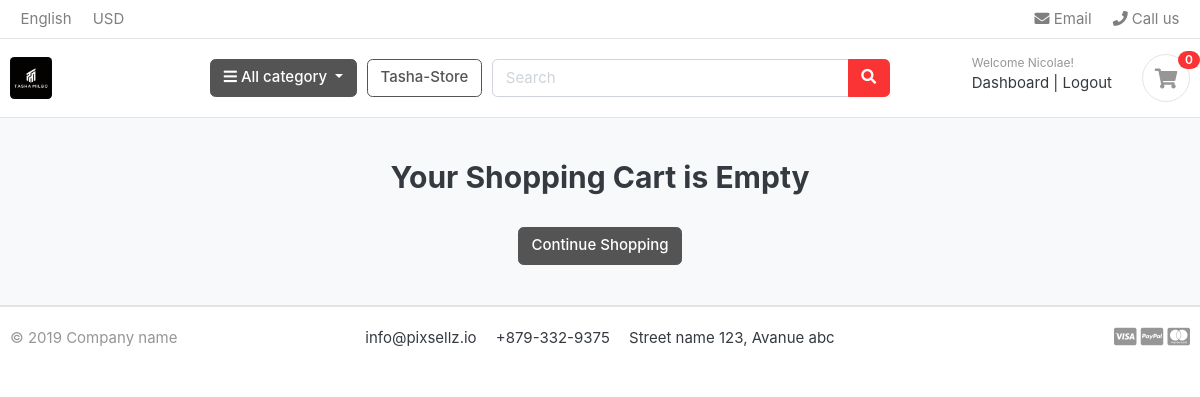
/cart/ (signed in), run on an earlier commit of the app's database.
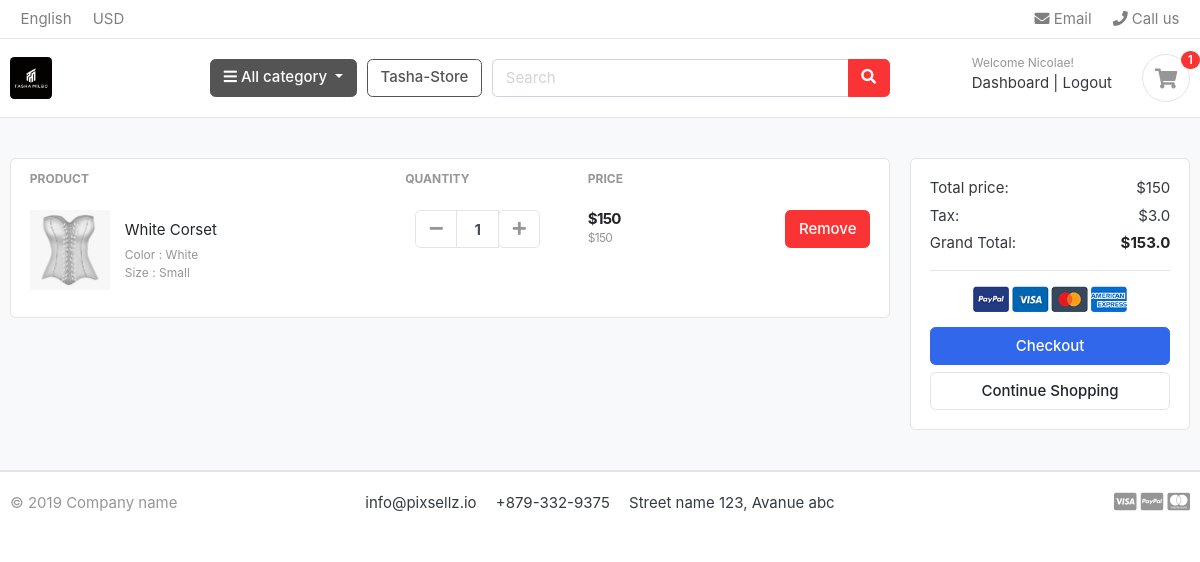
And on a later commit of the database.
### accounts/models.py (models this page shows, shortened)
class Account(AbstractBaseUser):
    first_name   = models.CharField(max_length=50)
    last_name    = models.CharField(max_length=50)
    username     = models.CharField(max_length=50, unique=True)
    email        = models.EmailField(max_length=100, unique=True)
    phone_number = models.CharField(max_length=50)
    date_joined  = models.DateTimeField(auto_now_add=True)
    last_login   = models.DateTimeField(auto_now_add=True)
    is_admin     = models.BooleanField(default=False)
    is_staff     = models.BooleanField(default=False)
    is_active     = models.BooleanField(default=False)
    is_superadmin     = models.BooleanField(default=False)
    USERNAME_FIELD = 'email'
    REQUIRED_FIELDS = ['username', 'first_name', 'last_name']
    objects = MyAccountManager()

### carts/models.py (models this page shows, shortened)
class CartItem(models.Model):
    user = models.ForeignKey(Account, on_delete=models.CASCADE, null=True)
    product = models.ForeignKey(Product, on_delete=models.CASCADE)
    variations = models.ManyToManyField(Variation, blank=True)
    cart = models.ForeignKey(Cart, on_delete=models.CASCADE, null=True)
    quantity = models.IntegerField()
    is_active = models.BooleanField(default=True)
    def sub_total(self):
        return self.product.price * self.quantity

### store/models.py (models this page shows, shortened)
class Product(models.Model):
    product_name = models.CharField(max_length=200, unique=True)
    slug         = models.SlugField(max_length=200, unique=True)
    description  = models.TextField(max_length=500, blank=True)
    price        = models.IntegerField()
    images       = models.ImageField(upload_to='photos/products')
    stock        = models.IntegerField()
    is_available = models.BooleanField(default=True)
    category     = models.ForeignKey(Category, on_delete=models.CASCADE)
    created_date  = models.DateTimeField(auto_now_add=True)
    modified_date= models.DateTimeField(auto_now=True)
    def get_url(self):
        return reverse('product_detail', args=[self.category.slug, self.slug])

class Variation(models.Model):
    product = models.ForeignKey(Product, on_delete=models.CASCADE)
    variation_category = models.CharField(max_length=100, choices=variation_category_choice)
    variation_value = models.CharField(max_length=100)
    is_active = models.BooleanField(default=True)
    create_date = models.DateTimeField(auto_now=True)
    objects = VariationManager()

### carts/views.py (the view)
# urls.py: path('', views.cart, name='cart'),
def cart(request, total=0, quantity=0, cart_items=None):
    try:
        tax = 0
        grand_total = 0
        if request.user.is_authenticated:
            cart_items = CartItem.objects.filter(user=request.user, is_active=True)
        else:
            cart = Cart.objects.get(cart_id=_cart_id(request))
            cart_items = CartItem.objects.filter(cart=cart, is_active=True)
        for cart_item in cart_items:
            total += (cart_item.product.price * cart_item.quantity)
            quantity += cart_item.quantity
        tax = (2 * total)/100
        grand_total = total +tax
    except ObjectDoesNotExist:
        pass
    context = {
      'total': total,
      'quantity': quantity,
      'cart_items': cart_items,
      'tax': tax,
      'grand_total': grand_total,
    }
    return render(request, 'store/cart.html', context)

### carts/context_processors.py (called while the page is built)
def counter(request):
    cart_count = 0
    if 'admin' in request.path:
        return()
    else:
        try:
            cart = Cart.objects.filter(cart_id=_cart_id(request))
            if request.user.is_authenticated:
                cart_items = CartItem.objects.all().filter(user=request.user)
            else:
                cart_items = CartItem.objects.all().filter(cart=cart[:1])
            for cart_item in cart_items:
                cart_count += cart_item.quantity
        except Cart.DoesNotExist:
            cart_count = 0
    return dict(cart_count=cart_count)

### carts/views.py (called while the page is built)
def _cart_id(request):
    cart = request.session.session_key
    if not cart:
        cart = request.session.create()
    return cart

### category/context_processors.py (called while the page is built)
def menu_links(request):
    links = Category.objects.all()
    return dict(links=links)

### category/models.py (called while the page is built)
    def get_url(self):
            return reverse('products_by_category', args=[self.slug])

### templates/store/cart.html (shortened to what this page needs)
{% extends 'base.html' %}
{% load static %}
{% block content %}
<section class="section-content padding-y bg">
<div class="container">
{% if not cart_items %}
<h2 class="text-center">Your Shopping Cart is Empty</h2>
<br>
<div class="text-center">
<a href="{% url 'store' %}" class="btn btn-secondary">Continue Shopping</a>
</div>
{% else %}
<div class="row">
	<aside class="col-lg-9">
<div class="card">
<table class="table table-borderless table-shopping-cart">
<thead class="text-muted">
<tr class="small text-uppercase">
  <th scope="col">Product</th>
  <th scope="col" width="120">Quantity</th>
  <th scope="col" width="120">Price</th>
  <th scope="col" class="text-right" width="200"> </th>
</tr>
</thead>
<tbody>
{% for cart_item in cart_items %}
<tr>
	<td>
		<figure class="itemside align-items-center">
			<div class="aside"><img src="{{ cart_item.product.images.url }}" class="img-sm"></div>
			<figcaption class="info">
				<a href="{{ cart_item.product.get_url }}" class="title text-dark">{{cart_item.product.product_name}}</a>
				<p class="text-muted small">
					{% if cart_item.variations.all %}
					 {% for item in cart_item.variations.all %}
					   {{ item.variation_category | capfirst }} : {{item.variation_value | capfirst }} <br>
						{% endfor %}
					{% endif %}
				</p>
			</figcaption>
		</figure>
	</td>
	<td>
					<div class="col">
						<div class="input-group input-spinner">
							<div class="input-group-prepend">
							<a href="{% url 'remove_cart' cart_item.product.id cart_item.id%}" class="btn btn-light" type="button" id="button-plus"> <i class="fa fa-minus"></i> </a>
							</div>
							<input type="text" class="form-control"  value="{{cart_item.quantity}}">
							<div class="input-group-append">
								<form action="{% url 'add_cart' cart_item.product.id %}" method="POST">
                  <button class="btn btn-light" type="submit" id="button-minus"> <i class="fa fa-plus"></i> </button>
								</form>
							</div>
						</div>
					</div>
	</td>
	<td>
		<div class="price-wrap">
			<var class="price">${{cart_item.sub_total}}</var>
			<small class="text-muted">${{cart_item.product.price}}</small>
		</div>
	</td>
	<td class="text-right">
	<a href="{% url 'remove_cart_item' cart_item.product.id cart_item.id %}" onclick="return confirm('Are you sure that you want delete this item?')" class="btn btn-danger"> Remove</a>
	</td>
</tr>
{% endfor %}
</tbody>
</table>
</div>
	</aside>
	<aside class="col-lg-3">
		<div class="card">
		<div class="card-body">
			<dl class="dlist-align">
			  <dt>Total price:</dt>
			  <dd class="text-right">${{total}}</dd>
			</dl>
			<dl class="dlist-align">
			  <dt>Tax:</dt>
			  <dd class="text-right"> ${{tax}}</dd>
			</dl>
			<dl class="dlist-align">
			  <dt>Grand Total:</dt>
			  <dd class="text-right text-dark b"><strong>${{grand_total}}</strong></dd>
			</dl>
			<hr>
			<p class="text-center mb-3">
				<img src="{% static './images/misc/payments.png'%}" height="26">
			</p>
			<a href="{% url 'checkout'%}" class="btn btn-primary btn-block"> Checkout </a>
			<a href="{% url 'store' %}" class="btn btn-light btn-block">Continue Shopping</a>
		</div>
		</div>
</aside>
</div>
{% endif %}
</div>
</section>
{% endblock %}

### templates/base.html (shortened to what this page needs)
{% load static %}
<!DOCTYPE HTML>
<html lang="en">
<head>
<link href="{%static 'css/bootstrap.css' %}" rel="stylesheet" type="text/css"/>
<link href="{% static 'fonts/fontawesome/css/all.min.css'%}" type="text/css" rel="stylesheet">
<link href="{% static 'css/ui.css'%}" rel="stylesheet" type="text/css"/>
<link href="{% static 'css/responsive.css'%}" rel="stylesheet" media="only screen and (max-width: 1200px)" />
</head>
<body>
{% include 'includes/navbar.html' %}
{% block content %}{% endblock %}
{% include 'includes/footer.html' %}

### templates/includes/navbar.html (shortened to what this page needs)
{% load static %}
<header class="section-header">
<nav class="navbar p-md-0 navbar-expand-sm navbar-light border-bottom">
<div class="container">
  <div class="collapse navbar-collapse" id="navbarTop4">
    <ul class="navbar-nav mr-auto">
      <li class="nav-item dropdown">
      <a href="#" class="nav-link">   English </a>
    </li>
    <li class="nav-item dropdown">
      <a href="#" class="nav-link"> USD </a>
    </li>
    </ul>
    <ul class="navbar-nav">
    <li><a href="#" class="nav-link"> <i class="fa fa-envelope"></i> Email </a></li>
    <li><a href="#" class="nav-link"> <i class="fa fa-phone"></i> Call us </a></li>
  </ul>
  </div>
</div>
</nav>
<section class="header-main border-bottom">
  <div class="container">
<div class="row align-items-center">
  <div class="col-lg-2 col-md-3 col-6">
    <a href="{% url 'home'%}" class="brand-wrap">
      <img class="logo" src="{% static './images/tasha_logo.jpg'%}" style="border-radius: 10%;">
    </a>
  </div>
  <div class="col-lg col-sm col-md col-6 flex-grow-0">
    <div class="category-wrap dropdown d-inline-block float-right">
      <button type="button" class="btn btn-secondary dropdown-toggle" data-toggle="dropdown">
        <i class="fa fa-bars"></i> All category
      </button>
    </div>
  </div>
  <a href="{% url 'store' %}" class="btn btn-outline-secondary">Tasha-Store</a>
  <div class="col-lg  col-md-6 col-sm-12 col">
    <form action="{% url 'search' %}" class="search" method='GET'>
      <div class="input-group w-100">
          <input type="text" class="form-control" style="width:60%;" placeholder="Search" name="keyword">
          <div class="input-group-append">
            <button class="btn btn-danger" type="submit">
              <i class="fa fa-search"></i>
            </button>
          </div>
        </div>
    </form>
  </div>
  <div class="col-lg-3 col-sm-6 col-8 order-2 order-lg-3">
        <div class="d-flex justify-content-end mb-3 mb-lg-0">
          {% if user.id is None %}
          <div class="widget-header">
            <small class="title text-muted">Welcome guest!</small>
            <div>
              <a href="{% url 'login' %}">Sign in</a> <span class="dark-transp"> | </span>
              <a href="{% url 'register' %}"> Register</a>
            </div>
          </div>
          {% else %}
          <div class="widget-header">
            <small class="title text-muted">Welcome {{user.first_name}}!</small>
            <div>
              <a href="{% url 'dashboard'%}">Dashboard</a> <span class="dark-transp"> | </span>
              <a href="{% url 'logout'%}">Logout</a>
            </div>
          </div>
          {% endif%}
          <a href="{% url 'cart' %}" class="widget-header pl-3 ml-3">
            <div class="icon icon-sm rounded-circle border"><i class="fa fa-shopping-cart"></i></div>
            <span class="badge badge-pill badge-danger notify">{{cart_count}}</span>
          </a>
        </div>
      </div>
</div>
  </div>
</section>
</header>

### templates/includes/footer.html
<footer class="section-footer border-top">
	<div class="container">
		<section class="footer-bottom border-top row">
			<div class="col-md-2">
				<p class="text-muted"> &copy 2019 Company name </p>
			</div>
			<div class="col-md-8 text-md-center">
				<span  class="px-2">info@pixsellz.io</span>
				<span  class="px-2">+879-332-9375</span>
				<span  class="px-2">Street name 123, Avanue abc</span>
			</div>
			<div class="col-md-2 text-md-right text-muted">
				<i class="fab fa-lg fa-cc-visa"></i>
				<i class="fab fa-lg fa-cc-paypal"></i>
				<i class="fab fa-lg fa-cc-mastercard"></i>
			</div>
		</section>
	</div>
</footer>

### greatkart/static/css/ui.css (style rules this page uses)
html { font-family: "Inter", sans-serif; font-size: 15px; }
.price-wrap { letter-spacing: -0.7px; }
.icon-xs, .icon-sm, .icon-md, .icon-lg { display: inline-block; text-align: center; flex-shrink: 0; flex-grow: 0; }
.icon-sm { width: 48px; height: 48px; line-height: 48px !important; font-size: 20px; }
.img-xs, .img-sm, .img-md, .img-lg { -o-object-fit: cover; object-fit: cover; flex-shrink: 0; flex-grow: 0; }
.img-sm { width: 80px; height: 80px; }
.padding-y { padding-top: 40px; padding-bottom: 40px; }
var { font-style: normal; }
figure { margin-bottom: 0; }
.bg { background-color: #f8f9fa; }
.b { font-weight: 600; }
p:last-child { margin-bottom: 0; }
.header-main { position: relative; padding-top: 1rem; padding-bottom: 1rem; }
.brand-wrap .logo, .navbar-brand .logo { margin-right: 7px; max-height: 42px; display: inline-block; }
.widget-header { display: inline-block; vertical-align: middle; position: relative; }
.widget-header a { color: #343a40; }
.widget-header i { color: #969696; }
.widget-header .title { display: block; }
.widget-header .notify { position: absolute; top: -3px; right: -10px; }
.footer-bottom { padding-top: 20px; padding-bottom: 20px; }
.btn-light { background-color: #fff; border-color: #e4e4e4; }
.btn-light i { color: #969696; }
.itemside { position: relative; display: flex; width: 100%; }
.itemside .aside { position: relative; flex-shrink: 0; }
.itemside .info { padding-left: 15px; padding-right: 7px; }
.itemside p { margin-bottom: 0; }
.itemside .title { display: block; margin-bottom: 5px; color: #212529; }
[class*=dlist-] { margin-bottom: 5px; }
[class*=dlist-] dd { margin-bottom: 0; }
.dlist-align { display: flex; }
.dlist-align dt { width: 150px; word-wrap: break-word; font-weight: normal; }
.dlist-align dd { flex-grow: 1; }
.notify { position: absolute; top: -4px; right: -10px; display: inline-block; padding: 0.25em 0.6em; font-size: 12px; line-height: 1; text-align: center; border-radius: 3rem; color: #fff; background-color: #fa3434; }
.price { font-weight: 600; color: #212529; }
.input-spinner { width: 125px; flex-wrap: nowrap; display: inline-flex; vertical-align: middle; }
.input-spinner input.form-control { text-align: center; max-width: 46px; font-weight: bold; flex-basis: 46px; border-color: #e4e4e4; flex-grow: 0; }
.input-spinner .btn { width: 42px; text-align: center; padding-left: 0.5rem; padding-right: 0.5rem; }
.table-shopping-cart.table td, .table-shopping-cart.table th { padding-left: 1.25rem; padding-right: 1.25rem; }
.table-shopping-cart .price-wrap { line-height: 1.2; }
.table-shopping-cart .price { font-weight: bold; margin-right: 5px; display: block; }

What changed in the data, as far as the page shows it:
added CartItem: product.images (picture), product.product_name "White Corset", quantity "1", sub_total "150", product.price "150"
now on this page (row unchanged): Variation: variation_category "Color", variation_value "White"
now on this page (row unchanged): Variation: variation_category "Size", variation_value "Small"
Also different on the page:
{{ cart_count }}: "0" → "1"
{{ total }}: (not shown) → "150"
{{ tax }}: (not shown) → "3.0"
{{ grand_total }}: (not shown) → "153.0"
text no longer shown: "Your Shopping Cart is Empty"
text now shown: "PRODUCT QUANTITY PRICE Total price: $ Tax: $ Grand Total: $ Checkout"
